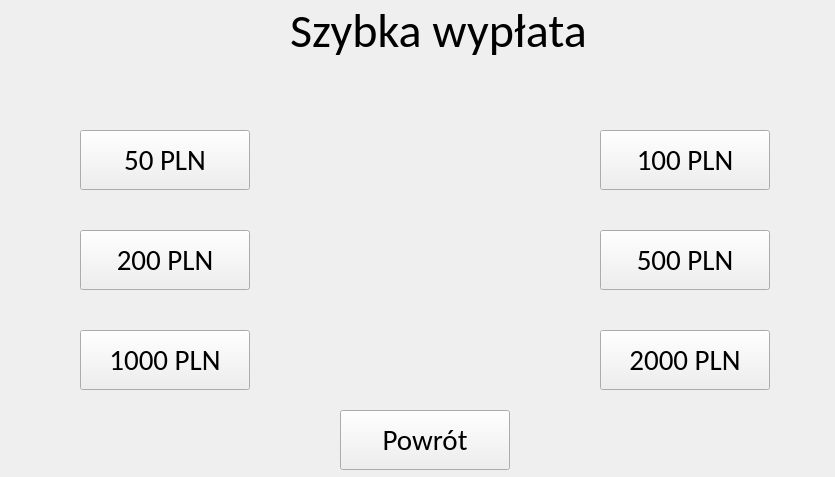
<?xml version="1.0" encoding="UTF-8"?>
<ui version="4.0">
 <class>QuickCashWindow</class>
 <widget class="QWidget" name="QuickCashWindow">
  <property name="geometry">
   <rect>
    <x>0</x>
    <y>0</y>
    <width>835</width>
    <height>477</height>
   </rect>
  </property>
  <property name="minimumSize">
   <size>
    <width>835</width>
    <height>477</height>
   </size>
  </property>
  <property name="maximumSize">
   <size>
    <width>835</width>
    <height>477</height>
   </size>
  </property>
  <property name="windowTitle">
   <string>Szybka wypłata gotówki</string>
  </property>
  <widget class="QLabel" name="MainLabel">
   <property name="geometry">
    <rect>
     <x>8</x>
     <y>5</y>
     <width>861</width>
     <height>51</height>
    </rect>
   </property>
   <property name="font">
    <font>
     <family>Calibri</family>
     <pointsize>36</pointsize>
    </font>
   </property>
   <property name="text">
    <string>Szybka wypłata</string>
   </property>
   <property name="alignment">
    <set>Qt::AlignmentFlag::AlignCenter</set>
   </property>
  </widget>
  <widget class="QPushButton" name="FirstQuickCashButton">
   <property name="geometry">
    <rect>
     <x>80</x>
     <y>130</y>
     <width>170</width>
     <height>60</height>
    </rect>
   </property>
   <property name="font">
    <font>
     <family>Calibri</family>
     <pointsize>22</pointsize>
    </font>
   </property>
   <property name="text">
    <string>50 PLN</string>
   </property>
  </widget>
  <widget class="QPushButton" name="SecondQuickCashButton">
   <property name="geometry">
    <rect>
     <x>600</x>
     <y>130</y>
     <width>170</width>
     <height>60</height>
    </rect>
   </property>
   <property name="font">
    <font>
     <family>Calibri</family>
     <pointsize>22</pointsize>
    </font>
   </property>
   <property name="text">
    <string>100 PLN</string>
   </property>
  </widget>
  <widget class="QPushButton" name="ThirdQuickCashButton">
   <property name="geometry">
    <rect>
     <x>80</x>
     <y>230</y>
     <width>170</width>
     <height>60</height>
    </rect>
   </property>
   <property name="font">
    <font>
     <family>Calibri</family>
     <pointsize>22</pointsize>
    </font>
   </property>
   <property name="text">
    <string>200 PLN</string>
   </property>
  </widget>
  <widget class="QPushButton" name="FourthQuickCashButton">
   <property name="geometry">
    <rect>
     <x>600</x>
     <y>230</y>
     <width>170</width>
     <height>60</height>
    </rect>
   </property>
   <property name="font">
    <font>
     <family>Calibri</family>
     <pointsize>22</pointsize>
    </font>
   </property>
   <property name="text">
    <string>500 PLN</string>
   </property>
  </widget>
  <widget class="QPushButton" name="FifthQuickCashButton">
   <property name="geometry">
    <rect>
     <x>80</x>
     <y>330</y>
     <width>170</width>
     <height>60</height>
    </rect>
   </property>
   <property name="font">
    <font>
     <family>Calibri</family>
     <pointsize>22</pointsize>
    </font>
   </property>
   <property name="text">
    <string>1000 PLN</string>
   </property>
  </widget>
  <widget class="QPushButton" name="SixthQuickCashButton">
   <property name="geometry">
    <rect>
     <x>600</x>
     <y>330</y>
     <width>170</width>
     <height>60</height>
    </rect>
   </property>
   <property name="font">
    <font>
     <family>Calibri</family>
     <pointsize>22</pointsize>
    </font>
   </property>
   <property name="text">
    <string>2000 PLN</string>
   </property>
  </widget>
  <widget class="QPushButton" name="BackButton">
   <property name="geometry">
    <rect>
     <x>340</x>
     <y>410</y>
     <width>170</width>
     <height>60</height>
    </rect>
   </property>
   <property name="font">
    <font>
     <family>Calibri</family>
     <pointsize>22</pointsize>
    </font>
   </property>
   <property name="text">
    <string>Powrót</string>
   </property>
  </widget>
 </widget>
 <resources/>
 <connections/>
</ui>
